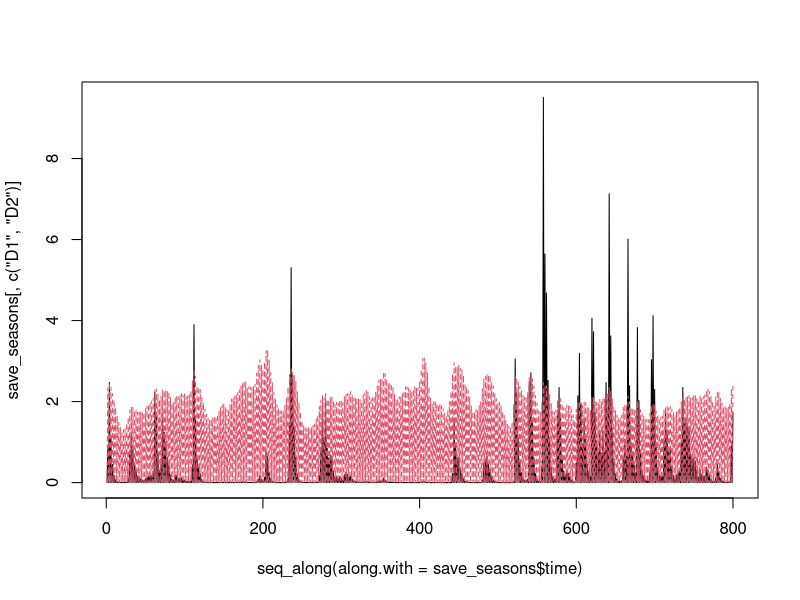
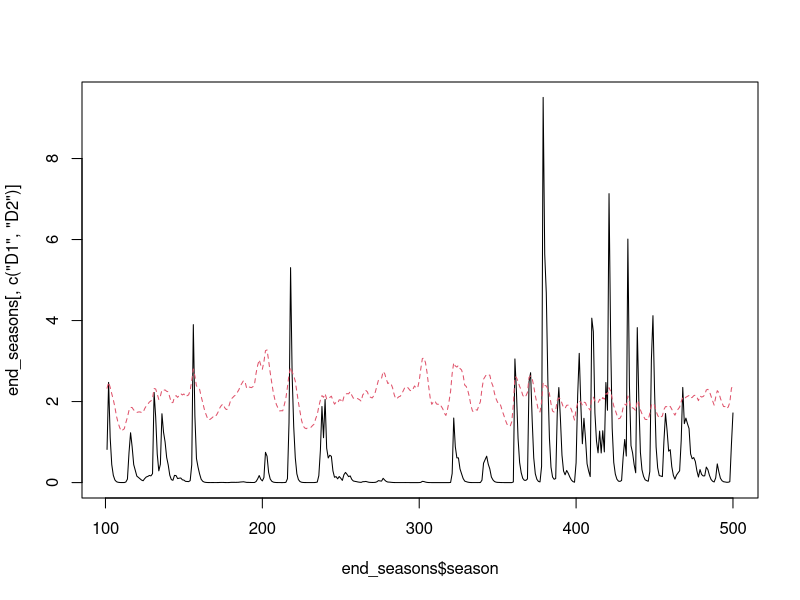

Generate these figures, in order, with R:
##  Semi-discrete relative nonlinearity model of two species 
##    coexisting on one essential resource                

##  Authors:  Andrew Tredennick, Peter Adler, and Fred Adler
##  Email:    atredenn@gmail.com
##  Date:     3.19.2015
##  Update:   4.2.2015 -- Implements looping over odSolve for seasons.
##                     -- Makes resource uptake a Hill function, and a
##                        function that can be called within the model.
##                     -- Includes option for a temporally autocorrelated
##                        resource pulse function.
##                     -- Adds 'Rstart' variable to saved output to track
##                        initial condition of resource for each season.
##  Update:   4.8.2015 -- Adds allocation parameter (a) that continuously
##                        draws some fraction of live biomass (N) and allocates
##                        it to the dormant seed bank.

##  MODEL DESCRIPTION
# Species "split" themselves between a dormant, low-mortaility stage (D) and 
# a higher mortality, high growth stage (N).
# The single resource is R.
# There are two sources of variability: an environmental cue that drives the
# storage effect, and resource variability.

# clear the workspace
rm(list=ls())

####
#### Initial conditions, global variables, and parameters ------------------------
####
temporal_autocorrelation <- F       # turn temporal autocorrelation on(T)/off(F)
seasons <- 500                    # number of seasons to simulate
seasons_to_exclude <- 100           # initial seasons to exclude from plots
days_to_track <- 2                 # number of days to simulate in odSolve
DNR <- c(D=c(10,10),N=c(10,10),R=100)    # initial conditions
Rmu <- 2                            # mean resource pulse (on log scale)
Rsd <- 0.5                            # std dev of resource pulses (on log scale)
sigE <- 2                           # environmental cue variability
rho <- 0                            # environmental cue correlation between species
parms <- list(
  r = c(10,10),                     # max growth rate for each species
  alpha = c(10,0.5),                 # rate parameter for Hill function 
  beta = c(50,500),                  # shape parameter for Hill function
  mN = c(0.5,0.5),                  # live biomass loss (mortality) rates 
  mD = c(0.001, 0.001),              # dormant biomass loss (mortality) rates
  a = c(0.5,0.5)                    # allocation fraction of live biomass to seed bank
)

####
#### Load relevant libraries ----------------------------------------
####
library(deSolve); library(mvtnorm)


####
#### Model function -------------------------------------------------
####
## Continuous model
updateDNR <- function(t, DNR, parms){
  with(as.list(c(DNR, parms)), {
    dD1dt = N1*a[1] - (mD[1]*D1)
    dD2dt = N2*a[2] - (mD[2]*D2)
    dN1dt = N1*(uptake_R(r[1], R, alpha[1], beta[1]) - mN[1] - a[1])
    dN2dt = N2*(uptake_R(r[2], R, alpha[2], beta[2]) - mN[2] - a[2])
    dRdt = -1 * ((dN1dt + mN[1]*N1) + (dN2dt + mN[2]*N2))
    list(c(dD1dt, dD2dt, dN1dt, dN2dt, dRdt)) #output
  })
}

##  Resource uptake function (Hill function)
uptake_R <- function(r, R, alpha, beta){
  return((r*R^alpha) / (beta^alpha + R^alpha))
}

## Discrete model
update_DNR <- function(t,DNR,gs){
  with (as.list(DNR),{
    g1 <- gs[1]
    g2 <- gs[2]
    N1 <- D1*g1
    N2 <- D2*g2
    D1 <- D1*(1-g1)
    D2 <- D2*(1-g2)
    R <- R + Rvector[t]
    return(c(D1, D2, N1, N2, R))
  })
}


####
#### Simulate model -----------------------------------------------------
####
days <- c(1:days_to_track)

# Get "germination" fractions for each year
getG <- function(sigE, rho, nTime){
  varcov <- matrix(c(sigE, rho*sigE, rho*sigE, sigE), 2, 2)
  e <- rmvnorm(n = nTime, mean = c(0,0), sigma = varcov)
  g <- exp(e) / (1+exp(e))
  return(g)
}

# Loop over seasons
nms <- names(DNR)
gVec <- getG(sigE = sigE, rho = rho, nTime = seasons)
gVec[] <- 1

if(temporal_autocorrelation==FALSE){
  Rvector <- rlnorm(seasons,Rmu,Rsd) 
}

if(temporal_autocorrelation==TRUE){
  if(Rsd != 0){
    Rvector <- filter(rlnorm(seasons,Rmu,Rsd), filter=rep(1,3), circular=TRUE)
  }
  if(Rsd == 0){
    Rvector <- rlnorm(seasons,Rmu,Rsd) 
  } 
}

save_seasons <- data.frame(time=NA,D1=NA,D2=NA,N1=NA,N2=NA,R=NA,Rstart=NA,season=NA)

for(season_now in 1:seasons){
  Rstart <- as.list(DNR)$R
  output <- as.data.frame(ode(y = DNR, times = days, 
                              func = updateDNR, parms = parms))
  DNR <- as.numeric(output[nrow(output),nms])
  names(DNR) <- nms
  R_update <- Rvector[season_now]
  DNR <- update_DNR(season_now, DNR, gVec[season_now,])
  names(DNR) <- nms
  new_season <- as.data.frame(output)
  new_season$season <- season_now
  new_season$Rstart <- Rstart
  save_seasons <- rbind(save_seasons, new_season)
}


####
####  Make some plots ----------------------------------
####
#take out first couple seasons
save_seasons <- subset(save_seasons, season>seasons_to_exclude)
matplot(seq_along(along.with = save_seasons$time), 
        save_seasons[,c("D1","D2")], type="l")

#plot just seasons
end_of_season <- which(save_seasons$time == max(days))
end_seasons <- save_seasons[end_of_season,]
matplot(end_seasons$season, end_seasons[,c("D1","D2")], type="l")
# plot(N1 ~ Rstart, end_seasons)
# plot(N2 ~ Rstart, end_seasons)
# plot(N1 ~ N2, end_seasons)

#Plot the resource uptake function
# R <- seq(0,100,1)
# out_r <- matrix(ncol=2, nrow=length(R))
# alpha <- c(10,10)
# beta <- c(50,50)
# for(i in 1:nrow(out_r)){
#   out_r[i,1] <- uptake_R(5, R[i], alpha[1], beta[1])
#   out_r[i,2] <- uptake_R(5, R[i], alpha[2], beta[2])
# }
# matplot(R, out_r, type="l")

#Plot histograms of resource supply rates at different sigRs
# sigR <- seq(0,1,0.25)
# par(mfrow=c(2,3))
# for(i in 1:length(sigR)){
#   hist(rlnorm(100,2,sigR[i]))
# }
# plot(filter(rlnorm(100,2,1), filter=rep(1,3), circular=TRUE))

# R <- seq(0,100,1)
# out_r <- matrix(ncol=2, nrow=length(R))
# alpha <- c(10,0.5)
# beta <- c(50,500)
# for(i in 1:nrow(out_r)){
#   out_r[i,1] <- uptake_R(10, R[i], alpha[1], beta[1])
#   out_r[i,2] <- uptake_R(10, R[i], alpha[2], beta[2])
# }
# matplot(R, out_r, type="l")
